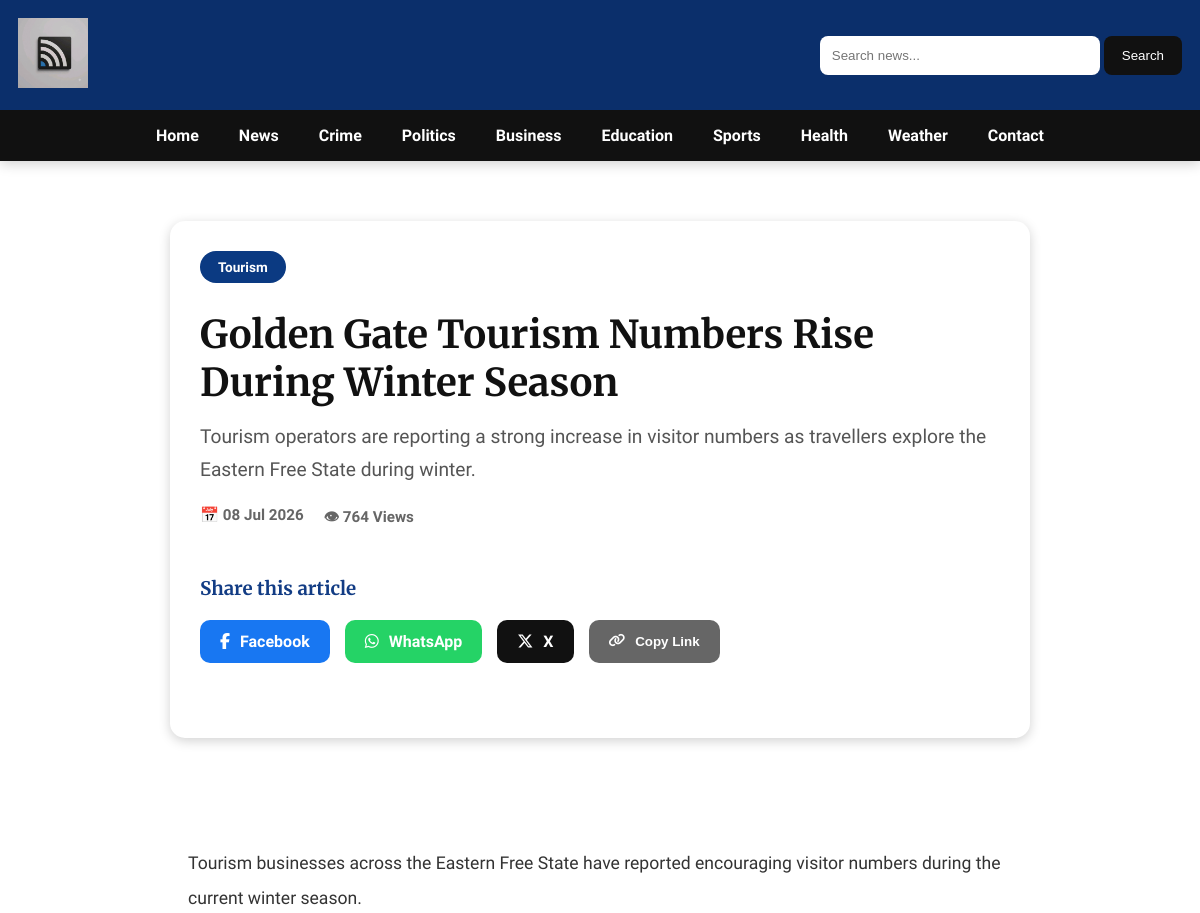
The app's page /article/3 (upper part), older data.
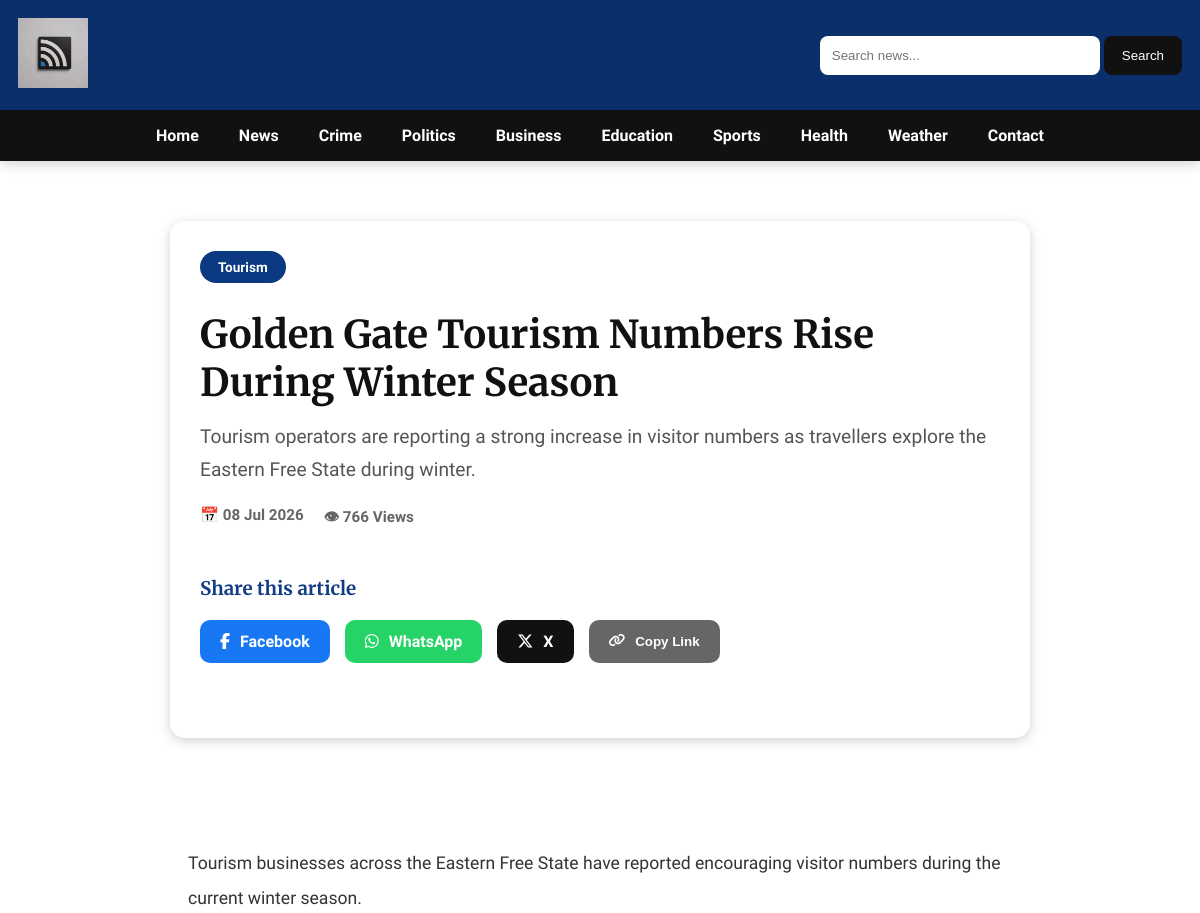
The same page, newer data.
### models/article.py (models this page shows)
class Article(db.Model):
    __tablename__ = "articles"
    id = db.Column(db.Integer, primary_key=True)
    title = db.Column(db.String(200), nullable=False)
    summary = db.Column(db.String(500), nullable=False)
    content = db.Column(db.Text, nullable=False)
    category = db.Column(db.String(100), nullable=False)
    author = db.Column(db.String(100), nullable=False)
    image = db.Column(db.String(255))
    published = db.Column(
    db.Boolean,
    default=False
)
    breaking = db.Column(db.Boolean, default=False)
    featured = db.Column(db.Boolean, default=False)
    views = db.Column(db.Integer, default=0)
    likes = db.Column(db.Integer, default=0)
    loves = db.Column(db.Integer, default=0)
    wows = db.Column(db.Integer, default=0)
    created_at = db.Column(db.DateTime, default=datetime.utcnow)

### routes/articles.py (the view)
@articles_bp.route("/article/<int:article_id>")
def article(article_id):
    article = get_article_by_id(article_id)
    if article is None:
        abort(404)
    increase_views(article)
    related_articles = get_related_articles(article)
    comments = get_comments_for_article(article.id)
    return render_template(
        "article.html",
        article=article,
        related_articles=related_articles,
    )

### services/article_service.py (called while the page is built)
def get_article_by_id(article_id):
    return db.session.get(Article, article_id)

def increase_views(article):
    article.views += 1
    db.session.commit()

def get_related_articles(article, limit=3):
    return (
        Article.query
        .filter(
            Article.category == article.category,
            Article.id != article.id
        )
        .limit(limit)
        .all()
    )

### services/comment_service.py (called while the page is built)
def get_comments_for_article(article_id):
    return (
        Comment.query
        .filter_by(article_id=article_id)
        .order_by(Comment.created_at.desc())
        .all()
    )

### templates/article.html (shortened to what this page needs)
{% extends "base.html" %}
{% block content %}
<article class="article-page">
    <header class="article-header">
    <span class="news-category">
        {{ article.category }}
    </span>
    <h1 class="article-title">
        {{ article.title }}
    </h1>
    <p class="article-summary">
        {{ article.summary }}
    </p>
    <div class="article-info">
        {% if article.created_at %}
        <span>📅 {{ article.created_at.strftime('%d %b %Y') }}</span>
        {% endif %}
        <span>👁 {{ article.views }} Views</span>
    </div>
<div class="share-section">
    <h3>Share this article</h3>
    <div class="share-buttons">
        <a
            class="share-btn facebook"
            href="https://www.facebook.com/sharer/sharer.php?u={{ request.url }}"
            target="_blank">
            <i class="fab fa-facebook-f"></i>
            Facebook
        </a>
        <a
            class="share-btn whatsapp"
            href="https://wa.me/?text={{ article.title }} {{ request.url }}"
            target="_blank">
            <i class="fab fa-whatsapp"></i>
            WhatsApp
        </a>
        <a
            class="share-btn twitter"
            href="https://twitter.com/intent/tweet?text={{ article.title }}&url={{ request.url }}"
            target="_blank">
            <i class="fab fa-x-twitter"></i>
            X
        </a>
        <button
            class="share-btn copy-link"
            onclick="copyArticleLink()">
            <i class="fa-solid fa-link"></i>
            Copy Link
        </button>
    </div>
</div>
</header>
    <div class="article-content">
        {{ article.content|replace('\n','<br><br>')|safe }}
    </div>
</article>
{% endblock %}

### templates/base.html (shortened to what this page needs)
<!DOCTYPE html>
<html lang="en">
<head>
    <link rel="stylesheet" href="{{ url_for('static', filename='css/main.css') }}">
    <link rel="stylesheet"
          href="https://cdnjs.cloudflare.com/ajax/libs/font-awesome/6.5.2/css/all.min.css">
    <link rel="stylesheet"
href="{{ url_for('static', filename='css/homepage.css') }}">
    <link rel="stylesheet"
href="{{ url_for('static', filename='css/article.css') }}">
</head>
<body>
    <header>
        <div class="top-bar">
            <div class="logo">
                <img src="{{ url_for('static', filename='images/logo.png') }}"
                     alt="Bethlehem News Spot">
            </div>
            <div class="search-box">
<form action="{{ url_for('articles.search') }}" method="GET">
    <input
        type="text"
        name="q"
        placeholder="Search news..."
    >
    <button type="submit">
        Search
    </button>
</form>
            </div>
        </div>
        <nav id="main-nav">
            <a href="/">Home</a>
            <a href="/news">News</a>
            <a href="/crime">Crime</a>
            <a href="/politics">Politics</a>
            <a href="/business">Business</a>
            <a href="/education">Education</a>
            <a href="/sports">Sports</a>
            <a href="/health">Health</a>
            <a href="/weather">Weather</a>
            <a href="/contact">Contact</a>
        </nav>
    </header>
    <main>
        {% block content %}
        {% endblock %}
    </main>
</body>
</html>

### static/css/main.css (style rules this page uses)
* { margin:0; padding:0; box-sizing:border-box; }
body { font-family:'Source Sans 3',sans-serif; }
header { background:#0b2f6b; color:white; box-shadow:0 3px 12px rgba(0,0,0,.18); }
.top-bar { max-width:1300px; margin:auto; display:flex; justify-content:space-between; align-items:center; padding:18px; }
.logo img { height:70px; }
.search-box { display:flex; gap:8px; }
.search-box input { width:280px; padding:12px; border:none; border-radius:8px; }
.search-box button { background:#111; color:white; border:none; border-radius:8px; padding:12px 18px; cursor:pointer; }
nav { background:#111; display:flex; justify-content:center; flex-wrap:wrap; }
nav a { color:white; text-decoration:none; padding:18px; font-weight:600; transition:.3s; }
h1, h2, h3, h4, .section-title, .main-story h1, .side-card h3, .news-card h3 { font-family:'Merriweather',serif; font-weight:700; line-height:1.3; }
a { text-decoration:none; }
#main-nav { display:flex; justify-content:center; gap:24px; flex-wrap:wrap; }
#main-nav a { color:white; text-decoration:none; font-weight:600; padding:16px 8px; transition:.3s; }

### static/css/homepage.css (style rules this page uses)
.article-content { padding:18px; }
.news-category { display:inline-block; background:#0B3C88; color:#fff; padding:5px 12px; border-radius:40px; font-size:.75rem; font-weight:bold; margin-bottom:12px; }

### static/css/article.css (style rules this page uses)
.article-page { max-width:900px; margin:40px auto; padding:20px; }
.article-title { font-family:'Merriweather',serif; font-size:2.4rem; line-height:1.25; color:#111; margin:15px 0; }
.article-summary { font-size:1.2rem; color:#555; margin-bottom:20px; line-height:1.7; }
.article-info { display:flex; gap:20px; flex-wrap:wrap; color:#666; font-size:.95rem; font-weight:600; }
.article-content { font-size:1.1rem; line-height:2; color:#333; }
.article-header { background:white; padding:30px; border-radius:15px; margin-bottom:20px; }
.news-category { display:inline-block; background:#0b3a82; color:white; padding:8px 18px; border-radius:40px; font-weight:bold; font-size:.85rem; }
.share-section { margin:45px 0; }
.share-section h3 { margin-bottom:18px; color:#123c84; }
.share-buttons { display:flex; flex-wrap:wrap; gap:15px; }
.share-btn { display:inline-flex; align-items:center; gap:10px; padding:12px 20px; border:none; border-radius:10px; text-decoration:none; color:white; cursor:pointer; font-weight:bold; transition:.3s; }
.facebook { background:#1877F2; }
.whatsapp { background:#25D366; }
.twitter { background:#111; }
.copy-link { background:#666; }

Row changes from the older to the newer data that the page shows:
changed Article "Golden Gate Tourism Numbers Rise During Winter Season": views "764" → "766"
